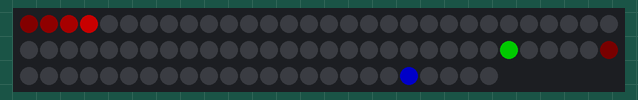
Simulated run of this sketch. Board: ESP8266 (NodeMCU). Shown: 84 RGB LEDs in strip order, left to right, continuing on the next row. Dim RGB values are drawn brighter than linear; WiFi joins after 1.5 s; servers stay silent unless stated; the local clock reads 2024-03-15 10:24:30 at power-on unless the sketch sets it; what the sketch prints to the serial monitor is not drawn.

Above: at 3.2 s.

The sketch:

RGB-LED-Ring-Clock-v2.ino
```cpp
// (licence header left out)
#ifndef STASSID
#define STASSID "RobotNet"                            // set your SSID
#define STAPSK  "HomeworkGood"                        // set your wifi password
#endif

/* Configuration of NTP */
#define MY_NTP_SERVER "pool.ntp.org"
#define MY_TZ "PST8PDT,M3.2.0,M11.1.0"


/* Necessary Includes */
#include <ESP8266WiFi.h>            // we need wifi to get internet access
#include <time.h>                   // time() ctime()
#include <Adafruit_NeoPixel.h>

// Project libraries
#include "pitches.h"  // My set of musical note pitches

// ** Chimes configuration and settings
#define CHIMES_ENABLE_PIN D0 // Clock chimes enable switch
int buzzerPin = D2;          // Piezio pin
int chimes_lastHour = -1;   // Tracking if chimes should be played
int chimes_lastMinute = 0;
bool chimes_firstBoot = true;

// Westminster Chimes music:
int melody[] = {
  NOTE_A2, NOTE_G2, NOTE_F2, NOTE_C2, REST, REST, NOTE_F2, NOTE_G2, NOTE_A2, NOTE_F2, REST, REST, NOTE_A2, NOTE_F2, NOTE_G2, NOTE_C2, REST, REST, NOTE_C2, NOTE_G2, NOTE_A2, NOTE_F2, REST, REST
};

// Chimes music durations: 4 = quarter note, 8 = eighth note, etc.:
int noteDurations[] = {
  4, 4, 4, 4, 4, 4, 4, 4, 4, 4, 4, 4, 4, 4, 4, 4, 4, 4, 4, 4, 4, 4, 4, 4
};

int noteQuantity = 24;

// ********************************************************************************* //
// ** Time system Global variables
time_t now;                         // this is the epoch
tm tm;                              // the structure tm holds time information in a more convenient way


// ********************************************************************************* //
// ** Clock LED rendering and pixel libraries
// RGB LED Ring pins and base offsets Configuration
#define LED_PIN    D4
#define LED_COUNT 84
#define LED_BRIGHTNESS 100      // One-off max LED brightness

#define LED_SEC_BASE_INDEX 0
#define LED_MIN_BASE_INDEX 0
#define LED_HOUR_BASE_INDEX 60
#define LED_SEC_COUNT 60
#define LED_MIN_COUNT 60
#define LED_HOUR_COUNT 24

#define COMET_ENABLED true
#define COMET_FADE_RATE 0.40

// RGB LED / NeoPixel Setup
Adafruit_NeoPixel strip(LED_COUNT, LED_PIN, NEO_GRB + NEO_KHZ800);

uint32_t hourColor = strip.Color(0,0,255);    // Hours are blue?
uint32_t minColor = strip.Color(0,255,0);   // Minutes are green!
uint32_t secColor = strip.Color(255,0,0);     // Seconds are red?


// ************************************************************************** //
void showTime() {
//  time(&now);                       // read the current time
//  localtime_r(&now, &tm);           // update the structure tm with the current time
  Serial.print("year:");
  Serial.print(tm.tm_year + 1900);  // years since 1900
  Serial.print("\tmonth:");
  Serial.print(tm.tm_mon + 1);      // January = 0 (!)
  Serial.print("\tday:");
  Serial.print(tm.tm_mday);         // day of month
  Serial.print("\thour:");
  Serial.print(tm.tm_hour);         // hours since midnight  0-23
  Serial.print("\tmin:");
  Serial.print(tm.tm_min);          // minutes after the hour  0-59
  Serial.print("\tsec:");
  Serial.print(tm.tm_sec);          // seconds after the minute  0-61*
  Serial.print("\twday");
  Serial.print(tm.tm_wday);         // days since Sunday 0-6
  if (tm.tm_isdst == 1)             // Daylight Saving Time flag
    Serial.print("\tDST");
  else
    Serial.print("\tstandard");
  Serial.println();
}

// ** On board LED controls - NOTE: ESP8266 builtin is inverted logic
void LED_ON() { digitalWrite(LED_BUILTIN, LOW); }
void LED_OFF() { digitalWrite(LED_BUILTIN, HIGH); }
void LED_Blink(int delay_ms) {
  LED_ON();
  delay(delay_ms);
  LED_OFF();
}

void LED_Blink(int count, int on_ms, int off_ms) {
  for(int i = 0; i < count; i++) {
    LED_ON();
    delay(on_ms);
    LED_OFF();
    delay(off_ms);
  }
}

// ****************** CHIMES STUFF *************************************
// ** Reads GPIO to decide if chimes are enabled
bool isChimesEnabled() {
  if( tm.tm_year < 100 || chimes_firstBoot ) {  // Never play on first test to speed up booting
    chimes_firstBoot = false;
    return false;
  } else if( isQuietHours() ) {
    return false;
  } else {
    return( digitalRead(CHIMES_ENABLE_PIN) == LOW );
  }
}

// ** No chimes after 9 pm or before 9 am
bool isQuietHours() {
  const int quiet_pm_hour = 9;
  const int quiet_am_hour = 9;
  if( tm.tm_hour < quiet_am_hour || tm.tm_hour > quiet_pm_hour ) {
    return true;
  } else {
    return false;
  }
}

// ** Plays full chimes on pezieo
void playWestminsterChimes() {
  for (int thisNote = 0; thisNote < noteQuantity; thisNote++) {
    int noteDuration = 1200 / noteDurations[thisNote];
    tone(buzzerPin, melody[thisNote], noteDuration);
    int pauseBetweenNotes = noteDuration * 1.30;
    delay(pauseBetweenNotes);
    noTone(buzzerPin);
  }
}

// ** Play a "bong" on the pezieo
void playBong(int bongDurationMs) {
  tone(buzzerPin, NOTE_B0, bongDurationMs);
  delay(bongDurationMs);
  noTone(buzzerPin);
}

// ** Play chimes on the hour
void playHourlyChimes(int currHour) {
  playWestminsterChimes();
  int numBongs = currHour % 12;
  if( numBongs == 0 ) { numBongs = 12; }

  for( int i = 0; i < numBongs; i++ ) {
    playBong(1200);
    delay(600);
  }
}

// ** Main chimes detection and handling function - hourly and half hourly
void handleChimes() {
  int currHour = tm.tm_hour;
  int currMinute = tm.tm_min;

  // ** Detect hour changover
  if( chimes_lastHour != currHour ) {
    chimes_lastHour = currHour;
    if( isChimesEnabled() ) {
      playHourlyChimes(currHour);
    }
  }

  if( currMinute == 30 && chimes_lastMinute != 30 ) {
    if( isChimesEnabled() ) {
      playBong(1200);
    }
  }
  chimes_lastMinute = currMinute;
}

// ** Updates the calculated time
void updateTime() {
  time(&now);                       // read the current time
  localtime_r(&now, &tm);           // update the structure tm with the current time
}

// ********************* RGB LED Clock Handling ********************************** //
void updateClockLEDs() {
  int currHour = tm.tm_hour;
  int currSec = tm.tm_sec;
  int currMin = tm.tm_min;

  clearLEDs();

  // Render out the LED colors
  showCurrSec(currSec);
  showCurrMin(currMin);
  showCurrHour(currHour);

  strip.show();
}

// ** Clear all RGB LEDs
void clearLEDs() {
  for( int i = 0; i < LED_COUNT; i++ ) {
    strip.setPixelColor(i, strip.Color(0,0,0));
  }
}

// ** Calculates outer ring light index based on input index (usually a base 60 time)
int calcOuterRingIndex(int inIndex) {
  int ledIndex = 0;
  if( inIndex >= 30 ) {
    ledIndex = LED_SEC_BASE_INDEX + (inIndex - 30);
  }
  else {
    ledIndex = LED_SEC_BASE_INDEX + (inIndex + 30);
  }
  return ledIndex;
}

// ** A simple "fading comet" to make seconds more interesting
void showComet(int currSec) {
  int red = 255;
  int minRed = 10;
  while( red > minRed ) {
    red *= COMET_FADE_RATE;
    currSec--;
    if( currSec < 0 ) {
      currSec = 59;
    }
    int ledIndex = calcOuterRingIndex(currSec);
    strip.setPixelColor(ledIndex, strip.Color(red, 0, 0));
  }
}

// ** Show current second on the outer LED Ring
void showCurrSec(int currSec) {
  int ledIndex = calcOuterRingIndex(currSec);
  strip.setPixelColor(ledIndex, secColor);

  if(COMET_ENABLED){
    showComet(currSec);
  }
}

// ** Show current Minute on the outer LED Ring
void showCurrMin(int currMin) {
  int ledIndex = calcOuterRingIndex(currMin);
  strip.setPixelColor(ledIndex, minColor);
}

// ** Show the current hour on the inner LED ring
void showCurrHour(int currHour) {
  int ledIndex = 0;
  if( currHour >= 15 ) {
    ledIndex = LED_HOUR_BASE_INDEX + (currHour - 15);
  } else {
    ledIndex = LED_HOUR_BASE_INDEX + 9 + currHour;
  }
  strip.setPixelColor(ledIndex, hourColor);
}


// ************************************************************************** //
void setup() {
  Serial.begin(115200);
  Serial.println("\nNTP TZ DST - bare minimum");

  configTime(MY_TZ, MY_NTP_SERVER); // --> Here is the IMPORTANT ONE LINER needed in your sketch!

  pinMode(LED_BUILTIN, OUTPUT);   // Setup onboard LED
  pinMode(CHIMES_ENABLE_PIN, INPUT_PULLUP);


  LED_Blink(5, 200, 100); // Boot ack/light blink


  // Start up the RGB LEDs for output
  strip.begin();           // Initialize the NeoPixel strip object (REQUIRED)
  strip.show();            // Turn OFF all pixels ASAP
  strip.setBrightness(LED_BRIGHTNESS); // Set BRIGHTNESS to about 1/5 (max = 255)


  // Start network *************************
  WiFi.persistent(false);
  WiFi.mode(WIFI_STA);
  WiFi.begin(STASSID, STAPSK);
  while (WiFi.status() != WL_CONNECTED) {
    LED_Blink(1, 200, 200);
    Serial.print ( "." );
  }
  LED_OFF();

  WiFi.setAutoReconnect(true);
  Serial.println("\nWiFi connected");

  // ** First pass time update - May not work if NTP has not sync'd
  updateTime();
}


// ************************************************************************** //
void loop() {
  updateTime();
  showTime(); // Serial output of time

  updateClockLEDs();
  handleChimes();

  Serial.println(isChimesEnabled());

  delay(500); // dirty delay - less than 1 sec to keep UI from missing seconds
}
```

pitches.h
```cpp
/*************************************************

 * Public Constants

 *************************************************/

#define REST     0
#define NOTE_B0  31
#define NOTE_C1  33
#define NOTE_CS1 35
#define NOTE_D1  37
#define NOTE_DS1 39
#define NOTE_E1  41
#define NOTE_F1  44
#define NOTE_FS1 46
#define NOTE_G1  49
#define NOTE_GS1 52
#define NOTE_A1  55
#define NOTE_AS1 58
#define NOTE_B1  62
#define NOTE_C2  65
#define NOTE_CS2 69
#define NOTE_D2  73
#define NOTE_DS2 78
#define NOTE_E2  82
#define NOTE_F2  87
#define NOTE_FS2 93
#define NOTE_G2  98
#define NOTE_GS2 104
#define NOTE_A2  110
#define NOTE_AS2 117
#define NOTE_B2  123
#define NOTE_C3  131
#define NOTE_CS3 139
#define NOTE_D3  147
#define NOTE_DS3 156
#define NOTE_E3  165
#define NOTE_F3  175
#define NOTE_FS3 185
#define NOTE_G3  196
#define NOTE_GS3 208
#define NOTE_A3  220
#define NOTE_AS3 233
#define NOTE_B3  247
#define NOTE_C4  262
#define NOTE_CS4 277
#define NOTE_D4  294
#define NOTE_DS4 311
#define NOTE_E4  330
#define NOTE_F4  349
#define NOTE_FS4 370
#define NOTE_G4  392
#define NOTE_GS4 415
#define NOTE_A4  440
#define NOTE_AS4 466
#define NOTE_B4  494
#define NOTE_C5  523
#define NOTE_CS5 554
#define NOTE_D5  587
#define NOTE_DS5 622
#define NOTE_E5  659
#define NOTE_F5  698
#define NOTE_FS5 740
#define NOTE_G5  784
#define NOTE_GS5 831
#define NOTE_A5  880
#define NOTE_AS5 932
#define NOTE_B5  988
#define NOTE_C6  1047
#define NOTE_CS6 1109
#define NOTE_D6  1175
#define NOTE_DS6 1245
#define NOTE_E6  1319
#define NOTE_F6  1397
#define NOTE_FS6 1480
#define NOTE_G6  1568
#define NOTE_GS6 1661
#define NOTE_A6  1760
#define NOTE_AS6 1865
#define NOTE_B6  1976
#define NOTE_C7  2093
#define NOTE_CS7 2217
#define NOTE_D7  2349
#define NOTE_DS7 2489
#define NOTE_E7  2637
#define NOTE_F7  2794
#define NOTE_FS7 2960
#define NOTE_G7  3136
#define NOTE_GS7 3322
#define NOTE_A7  3520
#define NOTE_AS7 3729
#define NOTE_B7  3951
#define NOTE_C8  4186
#define NOTE_CS8 4435
#define NOTE_D8  4699
#define NOTE_DS8 4978
```
